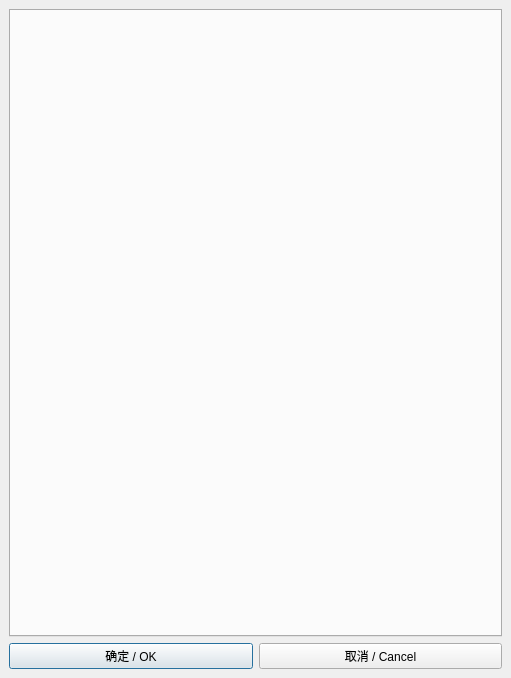
<?xml version="1.0" encoding="UTF-8"?>
<ui version="4.0">
 <class>h2SettingsDialog</class>
 <widget class="QDialog" name="h2SettingsDialog">
  <property name="geometry">
   <rect>
    <x>0</x>
    <y>0</y>
    <width>511</width>
    <height>678</height>
   </rect>
  </property>
  <property name="windowTitle">
   <string>设置 / Settings</string>
  </property>
  <layout class="QGridLayout" name="gridLayout">
   <property name="leftMargin">
    <number>9</number>
   </property>
   <property name="topMargin">
    <number>9</number>
   </property>
   <property name="rightMargin">
    <number>9</number>
   </property>
   <property name="bottomMargin">
    <number>9</number>
   </property>
   <item row="0" column="0">
    <widget class="QTabWidget" name="tabWidget">
     <property name="currentIndex">
      <number>-1</number>
     </property>
    </widget>
   </item>
   <item row="1" column="0">
    <layout class="QHBoxLayout" name="horizontalLayout">
     <item>
      <widget class="QPushButton" name="PB_OK">
       <property name="text">
        <string>确定 / OK</string>
       </property>
      </widget>
     </item>
     <item>
      <widget class="QPushButton" name="PB_Cancle">
       <property name="text">
        <string>取消 / Cancel</string>
       </property>
      </widget>
     </item>
    </layout>
   </item>
  </layout>
 </widget>
 <layoutdefault spacing="6" margin="11"/>
 <resources/>
 <connections/>
</ui>
